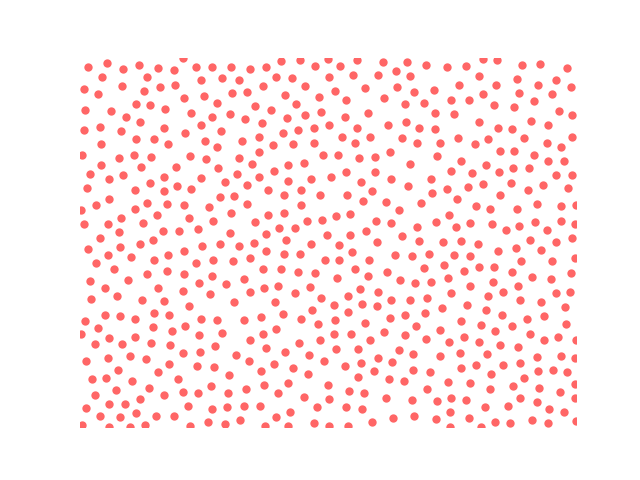

The Python source for this figure:
#!/usr/bin/python

# Find minimal distances between clouds in one bin, average these per bin
# Compute geometric and arithmetical mean between all clouds per bin

from netCDF4 import Dataset as NetCDFFile
from matplotlib import pyplot as plt
import numpy as np

# Procedural algorithm for the generation of two-dimensional Poission-disc
# sampled ("blue") noise. For mathematical details, please see the blog
# article at https://scipython.com/blog/poisson-disc-sampling-in-python/
# Christian Hill, March 2017.

# Choose up to k points around each reference point as candidates for a new
# sample point
k = 10

# Minimum distance between samples

r = 1.7

grid = NetCDFFile('NarvalDom2_NestE-R02B14_DOM03.nc')
clon_grid = grid.variables['clon'][:]
clat_grid = grid.variables['clat'][:]
neighbor_cell = grid.variables['neighbor_cell_index'][:]


# Cell side length
# a = r/np.sqrt(2)

nr_cells = len(clon_grid)


cells = {coords: None for coords in coords_list}


def get_neighbours(cell_index, size):
    """Return the indexes of points in cells neighbouring cell at coords.
    For the cell at coords = (x,y), return the indexes of points in the cells
    with neighbouring coordinates illustrated below: ie those cells that could 
    contain points closer than r.
                                     ooo
                                    ooooo
                                    ooXoo
                                    ooooo
                                     ooo
    """
    
    neighbours = []
    for dx, dy in dxdy:
        neighbour_coords = coords[0] + dx, coords[1] + dy
        if not (0 <= neighbour_coords[0] < nx and
                0 <= neighbour_coords[1] < ny):
            # We're off the grid: no neighbours here.
            continue
        neighbour_cell = cells[neighbour_coords]
        if neighbour_cell is not None:
            # This cell is occupied: store this index of the contained point.
            neighbours.append(neighbour_cell)
    return neighbours

def point_valid(pt):
    """Is pt a valid point to emit as a sample?
    It must be no closer than r from any other point: check the cells in its
    immediate neighbourhood.
    """

    cell_coords = get_cell_coords(pt)
    for idx in get_neighbours(cell_coords):
        nearby_pt = samples[idx]
        # Squared distance between or candidate point, pt, and this nearby_pt.
        distance2 = (nearby_pt[0]-pt[0])**2 + (nearby_pt[1]-pt[1])**2
        if distance2 < r**2:
            # The points are too close, so pt is not a candidate.
            return False
    # All points tested: if we're here, pt is valid
    return True
    
def get_point(k, refpt):
    """Try to find a candidate point relative to refpt to emit in the sample.
    We draw up to k points from the annulus of inner radius r, outer radius 2r
    around the reference point, refpt. If none of them are suitable (because
    they're too close to existing points in the sample), return False.
    Otherwise, return the pt.
    """
    i = 0
    while i < k:
        rho, theta = np.random.uniform(r, 2*r), np.random.uniform(0, 2*np.pi)
        pt = refpt[0] + rho*np.cos(theta), refpt[1] + rho*np.sin(theta)
        if not (0 < pt[0] < width and 0 < pt[1] < height):
            # This point falls outside the domain, so try again.
            continue
        if point_valid(pt):
            return pt
        i += 1
    # We failed to find a suitable point in the vicinity of refpt.
    return False

# Pick a random point to start with.
pt = (np.random.uniform(0, width), np.random.uniform(0, height))
samples = [pt]
# Our first sample is indexed at 0 in the samples list...
cells[get_cell_coords(pt)] = 0
# ... and it is active, in the sense that we're going to look for more points
# in its neighbourhood.
active = [0]

nsamples = 1
# As long as there are points in the active list, keep trying to find samples.
while active:
    # choose a random "reference" point from the active list.
    idx = np.random.choice(active)
    refpt = samples[idx]
    # Try to pick a new point relative to the reference point.
    pt = get_point(k, refpt)
    if pt:
        # Point pt is valid: add it to the samples list and mark it as active
        samples.append(pt)
        nsamples += 1
        active.append(len(samples)-1)
        cells[get_cell_coords(pt)] = len(samples) - 1
    else:
        # We had to give up looking for valid points near refpt, so remove it
        # from the list of "active" points.
        active.remove(idx)

plt.scatter(*zip(*samples), color='r', alpha=0.6, lw=0)
plt.xlim(0, width)
plt.ylim(0, height)
plt.axis('off')
plt.savefig('poisson.png')
plt.show()
